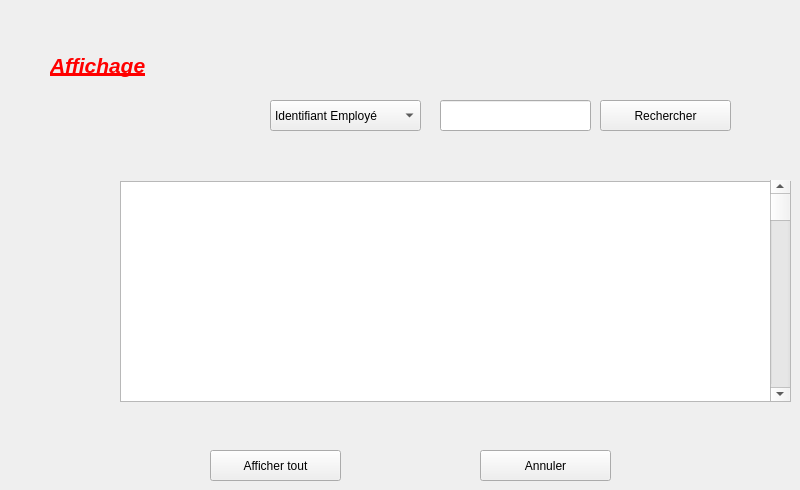
      <widget class="QWidget" name="tab_6">
       <attribute name="title">
        <string>Afficher</string>
       </attribute>
       <widget class="QPushButton" name="pushButton_12">
        <property name="geometry">
         <rect>
          <x>480</x>
          <y>450</y>
          <width>131</width>
          <height>31</height>
         </rect>
        </property>
        <property name="text">
         <string>Annuler</string>
        </property>
       </widget>
       <widget class="QPushButton" name="pushButton_14">
        <property name="geometry">
         <rect>
          <x>210</x>
          <y>450</y>
          <width>131</width>
          <height>31</height>
         </rect>
        </property>
        <property name="text">
         <string>Afficher tout</string>
        </property>
       </widget>
       <widget class="QPushButton" name="pushButton_15">
        <property name="geometry">
         <rect>
          <x>600</x>
          <y>100</y>
          <width>131</width>
          <height>31</height>
         </rect>
        </property>
        <property name="text">
         <string>Rechercher</string>
        </property>
       </widget>
       <widget class="QLabel" name="label_42">
        <property name="geometry">
         <rect>
          <x>50</x>
          <y>40</y>
          <width>141</width>
          <height>51</height>
         </rect>
        </property>
        <property name="minimumSize">
         <size>
          <width>141</width>
          <height>0</height>
         </size>
        </property>
        <property name="maximumSize">
         <size>
          <width>141</width>
          <height>16777215</height>
         </size>
        </property>
        <property name="text">
         <string>&lt;html&gt;&lt;head/&gt;&lt;body&gt;&lt;p&gt;&lt;span style=&quot; font-size:16pt; font-weight:600; font-style:italic; text-decoration: underline; color:#ff0000;&quot;&gt;Affichage&lt;/span&gt;&lt;/p&gt;&lt;/body&gt;&lt;/html&gt;</string>
        </property>
        <property name="wordWrap">
         <bool>false</bool>
        </property>
        <property name="openExternalLinks">
         <bool>false</bool>
        </property>
       </widget>
       <widget class="QTableView" name="tableView">
        <property name="geometry">
         <rect>
          <x>120</x>
          <y>181</y>
          <width>671</width>
          <height>221</height>
         </rect>
        </property>
       </widget>
       <widget class="QScrollBar" name="verticalScrollBar">
        <property name="geometry">
         <rect>
          <x>770</x>
          <y>180</y>
          <width>20</width>
          <height>221</height>
         </rect>
        </property>
        <property name="orientation">
         <enum>Qt::Vertical</enum>
        </property>
       </widget>
       <widget class="QLineEdit" name="lineEdit_14">
        <property name="geometry">
         <rect>
          <x>440</x>
          <y>100</y>
          <width>151</width>
          <height>31</height>
         </rect>
        </property>
       </widget>
       <widget class="QComboBox" name="comboBox_3">
        <property name="geometry">
         <rect>
          <x>270</x>
          <y>100</y>
          <width>151</width>
          <height>31</height>
         </rect>
        </property>
        <item>
         <property name="text">
          <string>Identifiant Employé</string>
         </property>
        </item>
        <item>
         <property name="text">
          <string>Nom</string>
         </property>
        </item>
        <item>
         <property name="text">
          <string>Numéro de télèphone</string>
         </property>
        </item>
       </widget>
      </widget>
